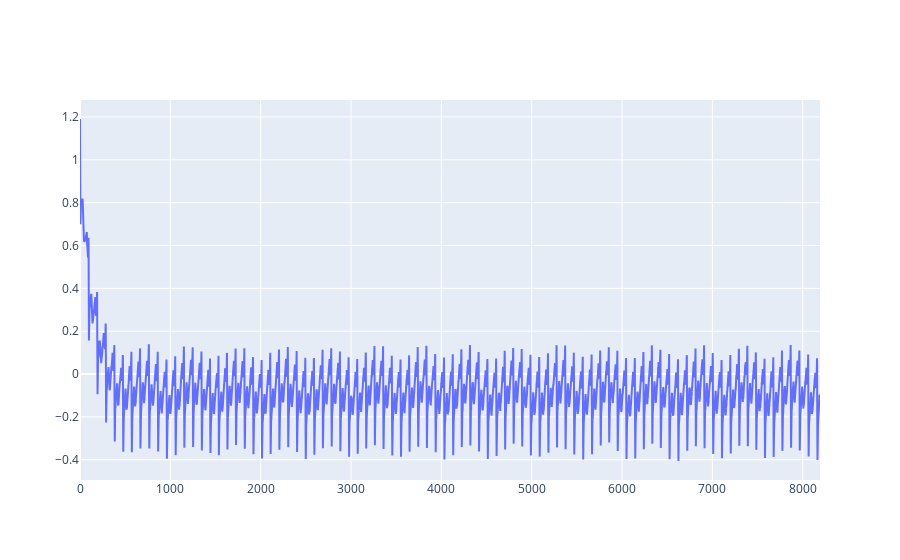

The notebook cell saved with this chart:
### Code cell
gen_sig, peaks = generate_ecg_signal(sfecg=128, N=64, Anoise=0.01, hrmean=80, sfint=128)

fig = go.Figure()
fig.add_trace(go.Scatter(x=np.arange(len(gen_sig)),y=gen_sig,mode="lines"))
fig.show()

### Figure 1 — Plotly figure (JSON) as saved in the notebook; plotly's stock layout.template omitted (floating-point values rounded to 4 significant figures; data arrays with more than 128 entries replaced by an {"elided": "..."} marker saying what was removed)
{"data": [{"mode": "lines", "type": "scatter", "x": {"elided": "8192 int values"}, "y": {"elided": "8192 float values"}}], "layout": {}}
